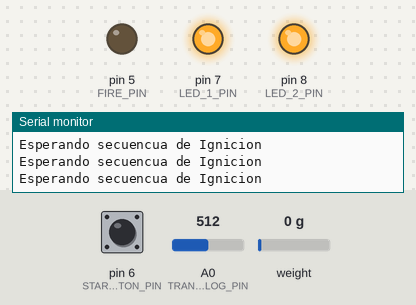
The sketch below on a simulated Arduino Uno, built with avr-gcc and run on an emulated ATmega328P. On the bench: output pins drawn as LEDs (lit = HIGH), the last lines printed to the serial monitor. Dashed ring = blinking. The inputs (shaded band) are chosen by the test bench; at power-on: pin 6 (START_BUTTON_PIN) LOW, A0 (TRANSDUCER_ANALOG_PIN) = 512, weight on the scale 0 g. Storage starts empty.

Above: at 2.7 s.
2.8 s: pin 6 (START_BUTTON_PIN) pulled HIGH for 0.15 s
At 3.3 s:
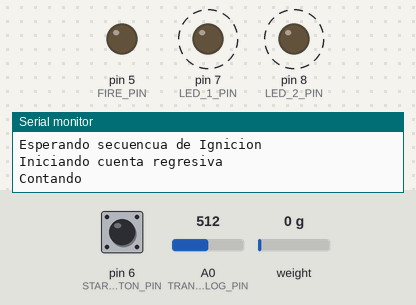
At 34.3 s:
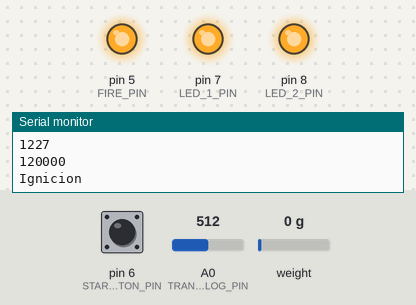
Timing chart, 0 to 35.4 s (numbered marks = the images above; inputs shaded):
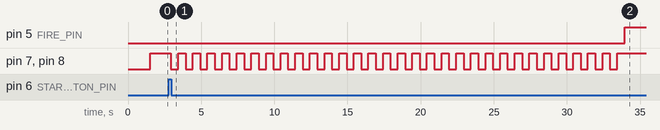

The sketch:

static.ino
```cpp
/*

  Arduino Rocket Computer

  Authors:
  -------------------
    Laureano Arcanio
    Jeremias Giorgi
    Martiniano Arcanio

  Contact Info
  -------------------
    larcanio@gmail.com
*/

#include "HX711.h"
#include <SPI.h>
#include <SD.h>

// HX711 circuit wiring
const int LOADCELL_DOUT_PIN = 2;
const int LOADCELL_SCK_PIN = 3;

HX711 scale;
File root;
File dataFile;

String filename;
int transducerValue = 0;
float force = 0;
unsigned long millisAtCurrentLoop = 0;
unsigned long millisAtIgnitionStart = 0;
unsigned long millisAtCountDownStart = 0;
bool hasHeaders = false;
int startButtonPushCount = 0;

// Pins
const int SD_CHIP_SELECT = 4;
const int FIRE_PIN = 5;  // Salida de Relay para ignicion
const int START_BUTTON_PIN = 6; // Boton de inicio (con pull down R)
const int LED_1_PIN = 7; // Led 1
const int LED_2_PIN = 8; // Led 2 no realmente usado
const int TRANSDUCER_ANALOG_PIN = A0; // Pin analogico al transductor, en mi caso 0 a 5v -> 0  a 2000 psi
// Celda de carga
const float LOAD_CELL_CALIBRATION_FACTOR = 98.2;
// DT -> PIN 2
// SCK -> PIN 3
// Hay que conectar el pin 15 del chip H711X a VCC para que el sampling sea de 80Hz en vez de 10Hz
// Memoria SD por el bus SPI

const int FIRE_DURATION = 10000;
const long int MAX_BURNING_TIME = 120000; // 2 Mins
const long int COUNTDOWN_DURATION = 30000; // Esperar 30 segundos antes de ignicion

const unsigned short STATUS_ERROR = 10;
const unsigned short STATUS_READY = 20;
const unsigned short STATUS_COUNTDOWN = 30;
const unsigned short STATUS_IGNITION = 40;
const unsigned short STATUS_BURNING = 60;
const unsigned short STATUS_FINISHED = 70;
unsigned short status = STATUS_READY;

void setup() {
  Serial.begin(57600);

  pinMode(START_BUTTON_PIN, INPUT);
  pinMode(LED_1_PIN, OUTPUT);
  pinMode(LED_2_PIN, OUTPUT);
  pinMode(FIRE_PIN, OUTPUT);

  Serial.println("Checkeando la tarjeta de memoria");
  if (!SD.begin(SD_CHIP_SELECT))
  {
    Serial.println("Card failed, or not present");
    status = STATUS_ERROR;
  }
  else
  {
    root = SD.open("/");
    filename = getFileName(root, 0);
    status = STATUS_READY;
  }

  Serial.println("Nombre de archivo: " + filename);
  Serial.println("Calibracion de la balanza");
  scale.begin(LOADCELL_DOUT_PIN, LOADCELL_SCK_PIN);
  scale.set_scale(LOAD_CELL_CALIBRATION_FACTOR);
  delay(500);
  scale.tare();
  if (status > STATUS_ERROR) {
    digitalWrite(LED_1_PIN, HIGH);
    digitalWrite(LED_2_PIN, HIGH);
  }

  digitalWrite(FIRE_PIN, LOW);
}

String getFileName(File dir, int numTabs)
{
  unsigned int fileCount = 0;
  while (true)
  {
    File entry = dir.openNextFile();
    if (!entry)
    {
      break;
    }
    fileCount++;
    entry.close();
  }
  return "STATIC_" + String(fileCount) + ".csv";
}

void sdDataLogger() {

  dataFile = SD.open(filename, FILE_WRITE);
  if (hasHeaders == false) {
    // CSV format:
    // Millis from init, Status, Force, Transducer Value
    dataFile.println("Ms\tStatus\tF\tADC");
    hasHeaders = true;
  }
  dataFile.print(millisAtCurrentLoop);
  dataFile.print("\t");
  dataFile.print(status);
  dataFile.print("\t");
  dataFile.print(force);
  dataFile.print("\t");
  dataFile.print(transducerValue);
  dataFile.print("\n");
  dataFile.close();
}


void loop() {
  millisAtCurrentLoop = millis();
  int buttonLevel = digitalRead(START_BUTTON_PIN);

  if (status == STATUS_READY) {
    Serial.println("Esperando secuencua de Ignicion");

    if (buttonLevel == HIGH) {
      Serial.println("Iniciando cuenta regresiva");
      status = STATUS_COUNTDOWN;
      millisAtCountDownStart = millisAtCurrentLoop;
    }
    delay(100);
  }

  if (status == STATUS_COUNTDOWN ){
    Serial.println("Contando");
    digitalWrite(LED_1_PIN, LOW);
    digitalWrite(LED_2_PIN, LOW);
    delay(500);
    digitalWrite(LED_1_PIN, HIGH);
    digitalWrite(LED_2_PIN, HIGH);
    delay(500);
  }

  if (status == STATUS_COUNTDOWN and millisAtCurrentLoop - millisAtCountDownStart >= COUNTDOWN_DURATION) {
    Serial.println("Cuenta regresiva finalizada");
    status = STATUS_IGNITION;
    millisAtIgnitionStart = millisAtCurrentLoop;
  }

  if (status > STATUS_COUNTDOWN and status < STATUS_FINISHED) {

    if (status == STATUS_IGNITION and millisAtCurrentLoop - millisAtIgnitionStart < FIRE_DURATION) {
      digitalWrite(FIRE_PIN, HIGH);
      Serial.println("Ignicion");
    } else {
      digitalWrite(FIRE_PIN, LOW);
      status = STATUS_BURNING;
      Serial.println("Ignicion finalizada");
    }
    transducerValue = analogRead(TRANSDUCER_ANALOG_PIN);
    force = scale.get_units(1);
//  float pressure = ((transducerValue * (5.0 / 1023.0)) * 2000) / 5;


//  Serial.print(millisAtCurrentLoop);
//  Serial.print("\t");
//  Serial.print(status);
//  Serial.print("\t");
//  Serial.print(force);
//  Serial.print("\t");
//  Serial.print(transducerValue);
//  Serial.print("\n");
    Serial.println(millisAtCurrentLoop - millisAtIgnitionStart);
    Serial.println(MAX_BURNING_TIME);
    if (millisAtCurrentLoop - millisAtIgnitionStart > MAX_BURNING_TIME) {
      status = STATUS_FINISHED;
      Serial.println("Secuencia Completada");
    }
    sdDataLogger();
  }

  if (status == STATUS_FINISHED) {
    digitalWrite(LED_1_PIN, LOW);
    digitalWrite(LED_2_PIN, LOW);
    delay(100);
    digitalWrite(LED_1_PIN, HIGH);
    digitalWrite(LED_2_PIN, HIGH);
    delay(500);
  }
}
```

Measured:
- after the input at 2.8 s, pin 5 (FIRE_PIN): LOW → HIGH after 31.1 s; pin 7 (LED_1_PIN), pin 8 (LED_2_PIN): alternates HIGH for 0.50 s and LOW for 0.50 s, 62 changes in all, then stays HIGH, starting after 0.13 s
